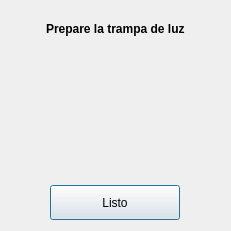
<?xml version="1.0" encoding="UTF-8"?>
<ui version="4.0">
 <class>dlgEstandarizar</class>
 <widget class="QDialog" name="dlgEstandarizar">
  <property name="geometry">
   <rect>
    <x>0</x>
    <y>0</y>
    <width>231</width>
    <height>231</height>
   </rect>
  </property>
  <property name="windowTitle">
   <string>Estandarizar</string>
  </property>
  <property name="windowIcon">
   <iconset resource="recursos.qrc">
    <normaloff>:/img/logo_icono.ico</normaloff>:/img/logo_icono.ico</iconset>
  </property>
  <layout class="QGridLayout" name="gridLayout_2">
   <item row="0" column="0">
    <layout class="QVBoxLayout" name="verticalLayout">
     <item>
      <layout class="QHBoxLayout" name="horizontalLayout">
       <item>
        <spacer name="horizontalSpacer_20">
         <property name="orientation">
          <enum>Qt::Horizontal</enum>
         </property>
         <property name="sizeHint" stdset="0">
          <size>
           <width>40</width>
           <height>20</height>
          </size>
         </property>
        </spacer>
       </item>
       <item>
        <widget class="QLabel" name="etqTituloColor">
         <property name="font">
          <font>
           <weight>75</weight>
           <bold>true</bold>
          </font>
         </property>
         <property name="text">
          <string>Prepare la trampa de luz</string>
         </property>
        </widget>
       </item>
       <item>
        <spacer name="horizontalSpacer_3">
         <property name="orientation">
          <enum>Qt::Horizontal</enum>
         </property>
         <property name="sizeHint" stdset="0">
          <size>
           <width>40</width>
           <height>20</height>
          </size>
         </property>
        </spacer>
       </item>
      </layout>
     </item>
     <item>
      <layout class="QGridLayout" name="gridLayout">
       <item row="0" column="1">
        <spacer name="verticalSpacer_2">
         <property name="orientation">
          <enum>Qt::Vertical</enum>
         </property>
         <property name="sizeType">
          <enum>QSizePolicy::Fixed</enum>
         </property>
         <property name="sizeHint" stdset="0">
          <size>
           <width>20</width>
           <height>13</height>
          </size>
         </property>
        </spacer>
       </item>
       <item row="1" column="0">
        <spacer name="horizontalSpacer_24">
         <property name="orientation">
          <enum>Qt::Horizontal</enum>
         </property>
         <property name="sizeType">
          <enum>QSizePolicy::Minimum</enum>
         </property>
         <property name="sizeHint" stdset="0">
          <size>
           <width>13</width>
           <height>20</height>
          </size>
         </property>
        </spacer>
       </item>
       <item row="1" column="1">
        <widget class="QLabel" name="etqColor">
         <property name="minimumSize">
          <size>
           <width>100</width>
           <height>100</height>
          </size>
         </property>
         <property name="maximumSize">
          <size>
           <width>100</width>
           <height>100</height>
          </size>
         </property>
         <property name="text">
          <string/>
         </property>
         <property name="pixmap">
          <pixmap resource="recursos.qrc">:/img/color_negro.png</pixmap>
         </property>
         <property name="scaledContents">
          <bool>true</bool>
         </property>
        </widget>
       </item>
       <item row="1" column="2">
        <spacer name="horizontalSpacer_23">
         <property name="orientation">
          <enum>Qt::Horizontal</enum>
         </property>
         <property name="sizeType">
          <enum>QSizePolicy::Minimum</enum>
         </property>
         <property name="sizeHint" stdset="0">
          <size>
           <width>13</width>
           <height>20</height>
          </size>
         </property>
        </spacer>
       </item>
       <item row="2" column="1">
        <spacer name="verticalSpacer">
         <property name="orientation">
          <enum>Qt::Vertical</enum>
         </property>
         <property name="sizeType">
          <enum>QSizePolicy::Fixed</enum>
         </property>
         <property name="sizeHint" stdset="0">
          <size>
           <width>20</width>
           <height>13</height>
          </size>
         </property>
        </spacer>
       </item>
      </layout>
     </item>
     <item>
      <layout class="QHBoxLayout" name="horizontalLayout_2">
       <item>
        <spacer name="horizontalSpacer_2">
         <property name="orientation">
          <enum>Qt::Horizontal</enum>
         </property>
         <property name="sizeType">
          <enum>QSizePolicy::Minimum</enum>
         </property>
         <property name="sizeHint" stdset="0">
          <size>
           <width>13</width>
           <height>20</height>
          </size>
         </property>
        </spacer>
       </item>
       <item>
        <widget class="QPushButton" name="btnListo">
         <property name="minimumSize">
          <size>
           <width>130</width>
           <height>35</height>
          </size>
         </property>
         <property name="maximumSize">
          <size>
           <width>130</width>
           <height>35</height>
          </size>
         </property>
         <property name="text">
          <string>Listo</string>
         </property>
         <property name="iconSize">
          <size>
           <width>25</width>
           <height>25</height>
          </size>
         </property>
        </widget>
       </item>
       <item>
        <spacer name="horizontalSpacer">
         <property name="orientation">
          <enum>Qt::Horizontal</enum>
         </property>
         <property name="sizeType">
          <enum>QSizePolicy::Minimum</enum>
         </property>
         <property name="sizeHint" stdset="0">
          <size>
           <width>13</width>
           <height>20</height>
          </size>
         </property>
        </spacer>
       </item>
      </layout>
     </item>
    </layout>
   </item>
  </layout>
 </widget>
 <resources>
  <include location="recursos.qrc"/>
 </resources>
 <connections/>
</ui>
